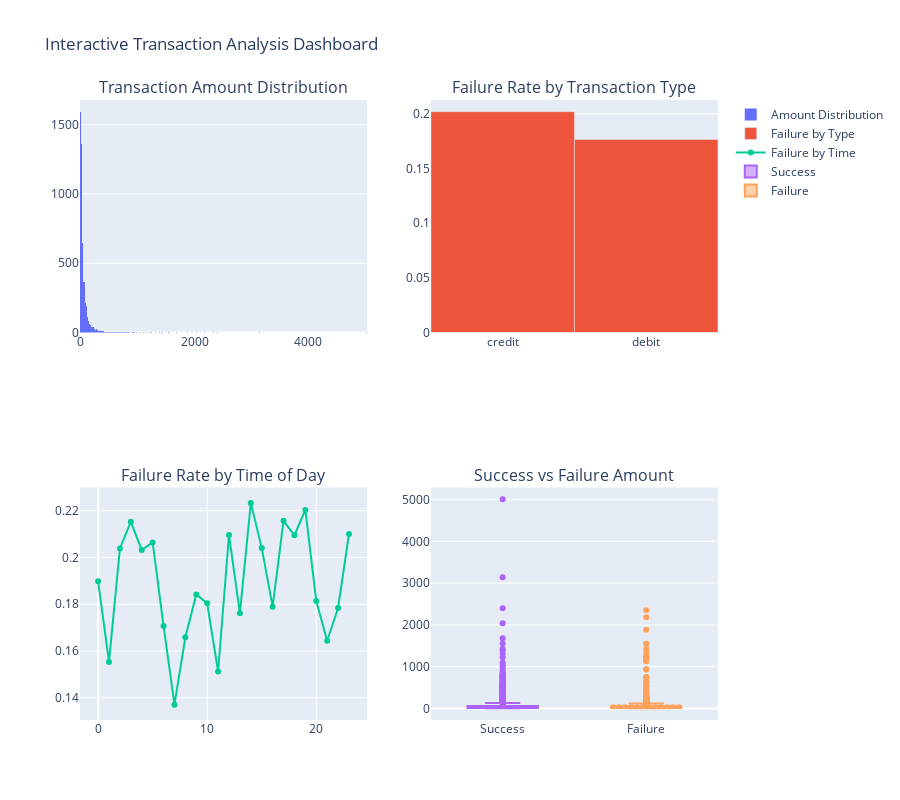

Notebook code cell kept with this figure:
### Markdown cell above
## Create Interactive Dashboard

Generate an interactive dashboard for transaction analysis.

### Code cell
# Create interactive dashboard
reporter.create_interactive_dashboard(
    transactions_df, 
    save_path="reports/demo_interactive_dashboard.html"
)
print("Interactive dashboard created and saved")

### Figure 1 — Plotly figure (JSON) as saved in the notebook; plotly's stock layout.template omitted (floating-point values rounded to 4 significant figures; data arrays with more than 128 entries replaced by an {"elided": "..."} marker saying what was removed)
{"data": [{"name": "Amount Distribution", "type": "histogram", "x": {"elided": "5000 float values"}, "xaxis": "x", "yaxis": "y"}, {"name": "Failure by Type", "type": "bar", "x": ["credit", "debit"], "xaxis": "x2", "y": [0.2021, 0.1766], "yaxis": "y2"}, {"mode": "lines+markers", "name": "Failure by Time", "type": "scatter", "x": [0, 1, 2, 3, 4, 5, 6, 7, 8, 9, 10, 11, 12, 13, 14, 15, 16, 17, 18, 19, 20, 21, 22, 23], "xaxis": "x3", "y": [0.1898, 0.1553, 0.2039, 0.2152, 0.2032, 0.2064, 0.1707, 0.1371, 0.1659, 0.1842, 0.1804, 0.1512, 0.2096, 0.1762, 0.2234, 0.2041, 0.1789, 0.2157, 0.2095, 0.2203, 0.1814, 0.1644, 0.1784, 0.21], "yaxis": "y3"}, {"boxmean": true, "name": "Success", "type": "box", "xaxis": "x4", "y": {"elided": "4053 float values"}, "yaxis": "y4"}, {"boxmean": true, "name": "Failure", "type": "box", "xaxis": "x4", "y": {"elided": "947 float values"}, "yaxis": "y4"}], "layout": {"annotations": [{"font": {"size": 16}, "showarrow": false, "text": "Transaction Amount Distribution", "x": 0.225, "xanchor": "center", "xref": "paper", "y": 1, "yanchor": "bottom", "yref": "paper"}, {"font": {"size": 16}, "showarrow": false, "text": "Failure Rate by Transaction Type", "x": 0.775, "xanchor": "center", "xref": "paper", "y": 1, "yanchor": "bottom", "yref": "paper"}, {"font": {"size": 16}, "showarrow": false, "text": "Failure Rate by Time of Day", "x": 0.225, "xanchor": "center", "xref": "paper", "y": 0.375, "yanchor": "bottom", "yref": "paper"}, {"font": {"size": 16}, "showarrow": false, "text": "Success vs Failure Amount", "x": 0.775, "xanchor": "center", "xref": "paper", "y": 0.375, "yanchor": "bottom", "yref": "paper"}], "height": 800, "showlegend": true, "title": {"text": "Interactive Transaction Analysis Dashboard"}, "xaxis": {"anchor": "y", "domain": [0, 0.45]}, "xaxis2": {"anchor": "y2", "domain": [0.55, 1]}, "xaxis3": {"anchor": "y3", "domain": [0, 0.45]}, "xaxis4": {"anchor": "y4", "domain": [0.55, 1]}, "yaxis": {"anchor": "x", "domain": [0.625, 1]}, "yaxis2": {"anchor": "x2", "domain": [0.625, 1]}, "yaxis3": {"anchor": "x3", "domain": [0, 0.375]}, "yaxis4": {"anchor": "x4", "domain": [0, 0.375]}}}
